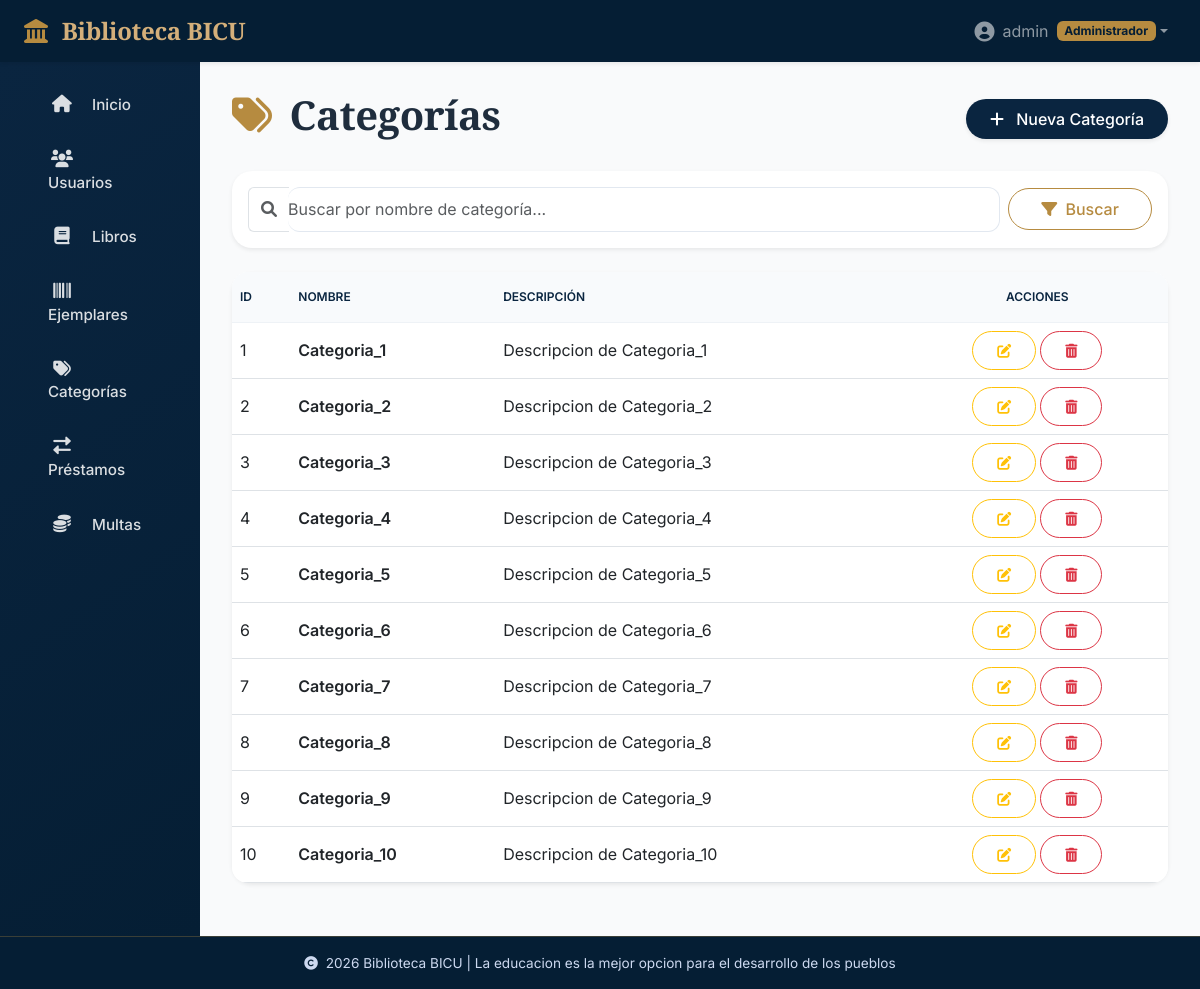
/libros/categorias/ (signed in), run on the app's committed database.
### apps/usuarios/models.py (models this page shows, shortened)
class Usuario(AbstractUser):
    ROLES = (
        ('administrador', 'Administrador'),
        ('bibliotecario', 'Bibliotecario'),
        ('usuario', 'Usuario'),
    )
    nombre = models.CharField(max_length=100)
    telefono = models.CharField(max_length=20, blank=True, null=True)
    direccion = models.TextField(blank=True, null=True)
    rol = models.CharField(max_length=20, choices=ROLES, default='usuario')
    fecha_registro = models.DateTimeField(auto_now_add=True)
    email = models.EmailField(unique=True)

### apps/libros/models.py (models this page shows, shortened)
class Categoria(models.Model):
    nombre = models.CharField(max_length=100, unique=True)
    descripcion = models.TextField(blank=True)

### apps/libros/views.py (the view)
# urls.py: path('categorias/', views.CategoriaListView.as_view(), name='categoria_list'),
class CategoriaListView(AdminRequiredMixin, ListView):
    model = Categoria
    template_name = 'libros/categoria_list.html'
    context_object_name = 'categorias'
    paginate_by = 10
    def get_queryset(self):
        queryset = super().get_queryset()
        q = self.request.GET.get('q')
        if q:
            queryset = queryset.filter(nombre__icontains=q)
        return queryset

### apps/core/mixins.py (called while the page is built)
    def test_func(self):
        return self.request.user.rol == 'administrador'

### templates/libros/categoria_list.html (shortened to what this page needs)
{% extends 'base.html' %}
{% load static %}
{% block content %}
<div class="d-flex justify-content-between align-items-center mb-4 flex-wrap">
    <h1 class="fw-bold serif-heading">
        <i class="fas fa-tags gold-accent me-2"></i> Categorías
    </h1>
    <a href="{% url 'libros:categoria_create' %}" class="btn btn-primary rounded-pill shadow-sm">
        <i class="fas fa-plus me-2"></i> Nueva Categoría
    </a>
</div>
<div class="card border-0 shadow-sm mb-4">
    <div class="card-body p-3">
        <form method="get" class="row g-2 align-items-center">
            <div class="col-md-10">
                <div class="input-group">
                    <span class="input-group-text bg-transparent border-end-0">
                        <i class="fas fa-search text-muted"></i>
                    </span>
                    <input type="text" name="q" class="form-control border-start-0 ps-0"
                           placeholder="Buscar por nombre de categoría..."
                           value="{{ request.GET.q }}">
                </div>
            </div>
            <div class="col-md-2">
                <button type="submit" class="btn btn-outline-gold w-100 rounded-pill">
                    <i class="fas fa-filter me-1"></i> Buscar
                </button>
            </div>
        </form>
    </div>
</div>
<div class="card border-0 shadow-sm">
    <div class="card-body p-0">
        <div class="table-responsive">
            <table class="table table-hover align-middle mb-0">
                <thead class="table-light">
                    <tr class="text-uppercase small">
                        <th class="py-3">ID</th>
                        <th class="py-3">Nombre</th>
                        <th class="py-3">Descripción</th>
                        <th class="py-3 text-center">Acciones</th>
                    </tr>
                </thead>
                <tbody>
                    {% for categoria in categorias %}
                    <tr>
                        <td>{{ categoria.id }}</td>
                        <td class="fw-semibold">{{ categoria.nombre }}</td>
                        <td>{{ categoria.descripcion|default:"—" }}</td>
                        <td class="text-center">
                            <div class="d-flex justify-content-center gap-1">
                                <a href="{% url 'libros:categoria_update' categoria.pk %}"
                                   class="btn btn-sm btn-outline-warning rounded-pill" title="Editar">
                                    <i class="fas fa-edit"></i>
                                </a>
                                <a href="{% url 'libros:categoria_delete' categoria.pk %}"
                                   class="btn btn-sm btn-outline-danger rounded-pill confirm-delete" title="Eliminar">
                                    <i class="fas fa-trash-alt"></i>
                                </a>
                            </div>
                        </td>
                    </tr>
                    {% endfor %}
                </tbody>
            </table>
        </div>
    </div>
</div>
{% endblock %}

### templates/base.html (shortened to what this page needs)
<!DOCTYPE html>
<html lang="es">
<head>
    <link href="https://cdn.jsdelivr.net/npm/bootstrap@5.3.0/dist/css/bootstrap.min.css" rel="stylesheet">
    <link rel="stylesheet" href="https://cdnjs.cloudflare.com/ajax/libs/font-awesome/6.0.0-beta3/css/all.min.css">
</head>
<body>
    <div class="main-wrapper">
        <nav class="navbar navbar-expand-lg navbar-dark bg-bicu shadow-sm sticky-top">
            <div class="container-fluid px-3 px-md-4">
                <a class="navbar-brand" href="{% url 'home' %}">
                    <i class="fas fa-landmark me-2"></i> Biblioteca BICU
                </a>
                <div class="collapse navbar-collapse" id="navbarNav">
                    <ul class="navbar-nav ms-auto">
                        <li class="nav-item dropdown">
                            <a class="nav-link dropdown-toggle d-flex align-items-center" href="#"
                                id="userDropdown" role="button" data-bs-toggle="dropdown" aria-expanded="false">
                                <i class="fas fa-user-circle fa-lg me-2"></i> {{ user.username }}
                                <span class="ms-2 badge bg-bicu-yellow">{{ user.get_rol_display }}</span>
                            </a>
                        </li>
                    </ul>
                </div>
            </div>
        </nav>
        <div class="container-fluid flex-grow">
            <div class="row grow-row">
                <div class="col-md-2 col-sm-3 sidebar p-3 collapse d-md-block" id="sidebarCollapse">
                    <div class="nav flex-column">
                        <a class="nav-link {% if request.resolver_match.url_name == 'home' %}active{% endif %}"
                            href="{% url 'home' %}">
                            <i class="fas fa-home"></i> Inicio
                        </a>
                        {% if user.rol == 'administrador' %}
                        <a class="nav-link" href="{% url 'usuarios:list' %}"><i class="fas fa-users"></i> Usuarios</a>
                        <a class="nav-link" href="{% url 'libros:list' %}"><i class="fas fa-book"></i> Libros</a>
                        <a class="nav-link" href="{% url 'libros:ejemplar_list' %}"><i class="fas fa-barcode"></i> Ejemplares</a>
                        <a class="nav-link" href="{% url 'libros:categoria_list' %}"><i class="fas fa-tags"></i> Categorías</a>
                        <a class="nav-link" href="{% url 'prestamos:list' %}"><i class="fas fa-exchange-alt"></i> Préstamos</a>
                        <a class="nav-link" href="{% url 'multas:list' %}"><i class="fas fa-coins"></i> Multas</a>
                        {% elif user.rol == 'bibliotecario' %}
                        <a class="nav-link" href="{% url 'prestamos:list' %}"><i class="fas fa-exchange-alt"></i> Préstamos</a>
                        <a class="nav-link" href="{% url 'multas:list' %}"><i class="fas fa-coins"></i> Multas</a>
                        {% else %}
                        <a class="nav-link" href="{% url 'prestamos:list' %}"><i class="fas fa-history"></i> Mis préstamos</a>
                        <a class="nav-link" href="{% url 'multas:list' %}"><i class="fas fa-money-bill"></i> Mis multas</a>
                        {% endif %}
                    </div>
                </div>
                <div class="col-md-10 col-sm-9 main-content">
                    <div class="content-wrapper">
                        {% block content %}{% endblock %}
                    </div>
                </div>
            </div>
        </div>
    </div>
    <div class="footer-note">
        <p class="mb-0"><i class="fas fa-copyright me-1"></i> {% now "Y" %} Biblioteca BICU | La educacion es la mejor opcion para el desarrollo de los pueblos</p>
    </div>
</body>
</html>

### templates/base.html (style rules this page uses)
:root { --bicu-blue: #0a2540; --bicu-gold: #b68b40; --bicu-gold-light: #d4af7a; --bicu-green: #2c6e49; --bicu-dark-blue: #051e34; --bicu-light-bg: #f9fafb; --bicu-gray: #4a5b6e; --bicu-border: #eef2f6; }
* { font-family: 'Inter', sans-serif; }
html, body { height: 100%; margin: 0; }
body { background-color: var(--bicu-light-bg); color: #1f2d3d; display: flex; flex-direction: column; min-height: 100vh; }
.main-wrapper { flex: 1 0 auto; display: flex; flex-direction: column; }
.container-fluid.flex-grow { flex: 1 0 auto; display: flex; flex-direction: column; }
.row.grow-row { flex: 1 0 auto; align-items: stretch; }
h1, h2, h3, h4, h5, h6, .serif-heading, .stat-number, .sidebar .nav-link i+span { font-family: 'Cormorant Garamond', serif; font-weight: 600; letter-spacing: -0.01em; }
.sidebar { background: linear-gradient(145deg, var(--bicu-blue) 0%, var(--bicu-dark-blue) 100%); color: white; transition: all 0.3s; box-shadow: 4px 0 20px rgba(0, 0, 0, 0.05); min-height: 100%; }
.sidebar .nav-link { color: rgba(255, 255, 255, 0.85); padding: 0.7rem 1.2rem; margin: 0.3rem 0.8rem; border-radius: 0.75rem; font-weight: 500; transition: all 0.2s ease; font-size: 0.95rem; }
.sidebar .nav-link i { width: 1.75rem; margin-right: 0.75rem; text-align: center; font-size: 1.1rem; }
.main-content { padding: 1.8rem 2rem; background-color: var(--bicu-light-bg); }
.content-wrapper { max-width: 1400px; margin-left: auto; margin-right: auto; }
.card { border: none; border-radius: 1.25rem; background: white; box-shadow: 0 2px 8px rgba(0, 0, 0, 0.02), 0 0 0 1px var(--bicu-border); transition: transform 0.2s, box-shadow 0.2s; }
.btn { border-radius: 2rem; padding: 0.5rem 1.5rem; font-weight: 500; transition: all 0.2s; }
.btn-primary { background-color: var(--bicu-blue); border: none; color: white; }
.btn-outline-gold { border: 1px solid var(--bicu-gold); color: var(--bicu-gold); background: transparent; }
.table { background: white; border-radius: 1rem; overflow: hidden; }
.table thead th { background-color: #f8fafc; border-bottom: 1px solid #eef2f6; font-weight: 600; color: var(--bicu-blue); text-transform: uppercase; font-size: 0.75rem; }
input, select, textarea { border-radius: 0.75rem !important; border: 1px solid #e2e8f0 !important; padding: 0.6rem 1rem !important; }
.navbar-dark.bg-bicu { background: var(--bicu-dark-blue) !important; box-shadow: 0 2px 12px rgba(0, 0, 0, 0.08); }
.navbar-brand { font-weight: 700; font-family: 'Cormorant Garamond', serif; font-size: 1.5rem; letter-spacing: -0.3px; color: var(--bicu-gold-light) !important; }
.navbar-brand i { color: var(--bicu-gold); }
.footer-note { flex-shrink: 0; background-color: var(--bicu-dark-blue); color: #cdd9f0; padding: 1rem 1.5rem; text-align: center; margin: 0; font-size: 0.85rem; border-top: 1px solid rgba(182, 139, 64, 0.3); }
.gold-accent { color: var(--bicu-gold); }
.badge.bg-bicu-yellow { background-color: var(--bicu-gold); color: var(--bicu-dark-blue); }

### data on the page
Usuario: username "admin", rol "Administrador"
Categoria: id "1", nombre "Categoria_1", descripcion "Descripcion de Categoria_1"
Categoria: id "2", nombre "Categoria_2", descripcion "Descripcion de Categoria_2"
Categoria: id "3", nombre "Categoria_3", descripcion "Descripcion de Categoria_3"
Categoria: id "4", nombre "Categoria_4", descripcion "Descripcion de Categoria_4"
Categoria: id "5", nombre "Categoria_5", descripcion "Descripcion de Categoria_5"
Categoria: id "6", nombre "Categoria_6", descripcion "Descripcion de Categoria_6"
Categoria: id "7", nombre "Categoria_7", descripcion "Descripcion de Categoria_7"
Categoria: id "8", nombre "Categoria_8", descripcion "Descripcion de Categoria_8"
Categoria: id "9", nombre "Categoria_9", descripcion "Descripcion de Categoria_9"
Categoria: id "10", nombre "Categoria_10", descripcion "Descripcion de Categoria_10"
